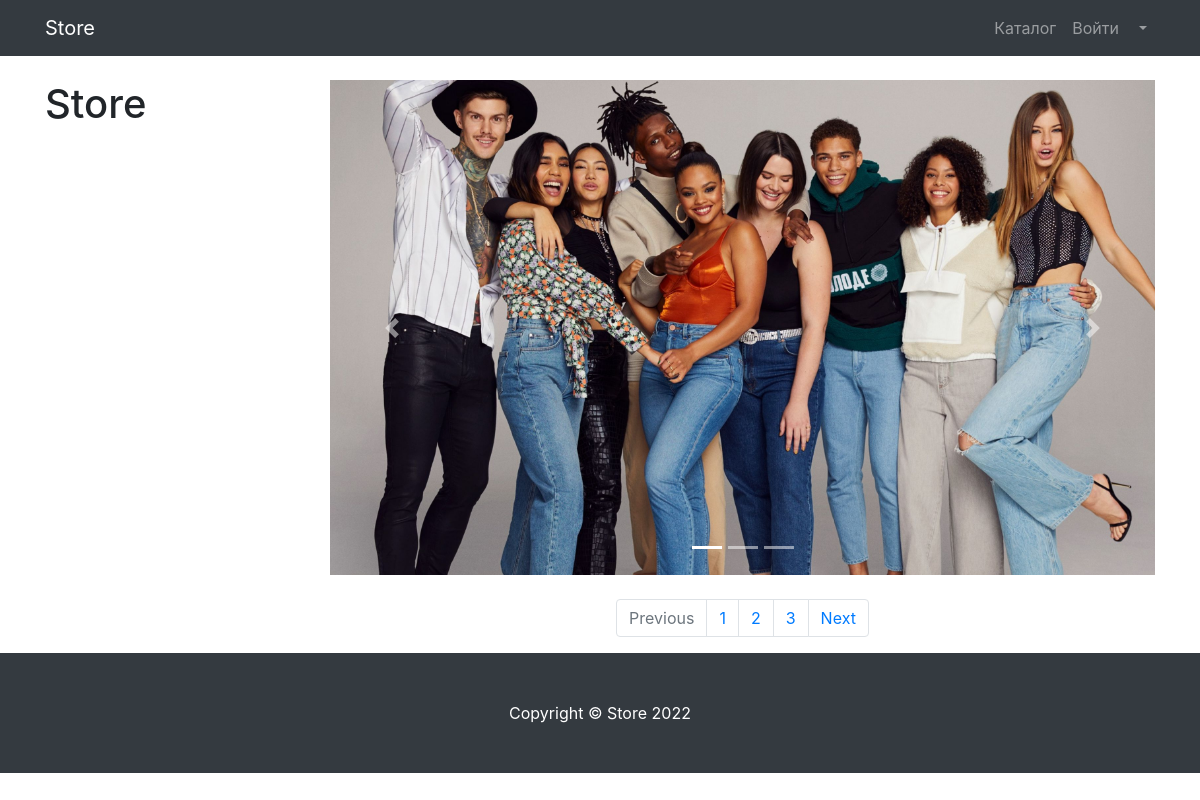
Before: /products/ with the older database file.
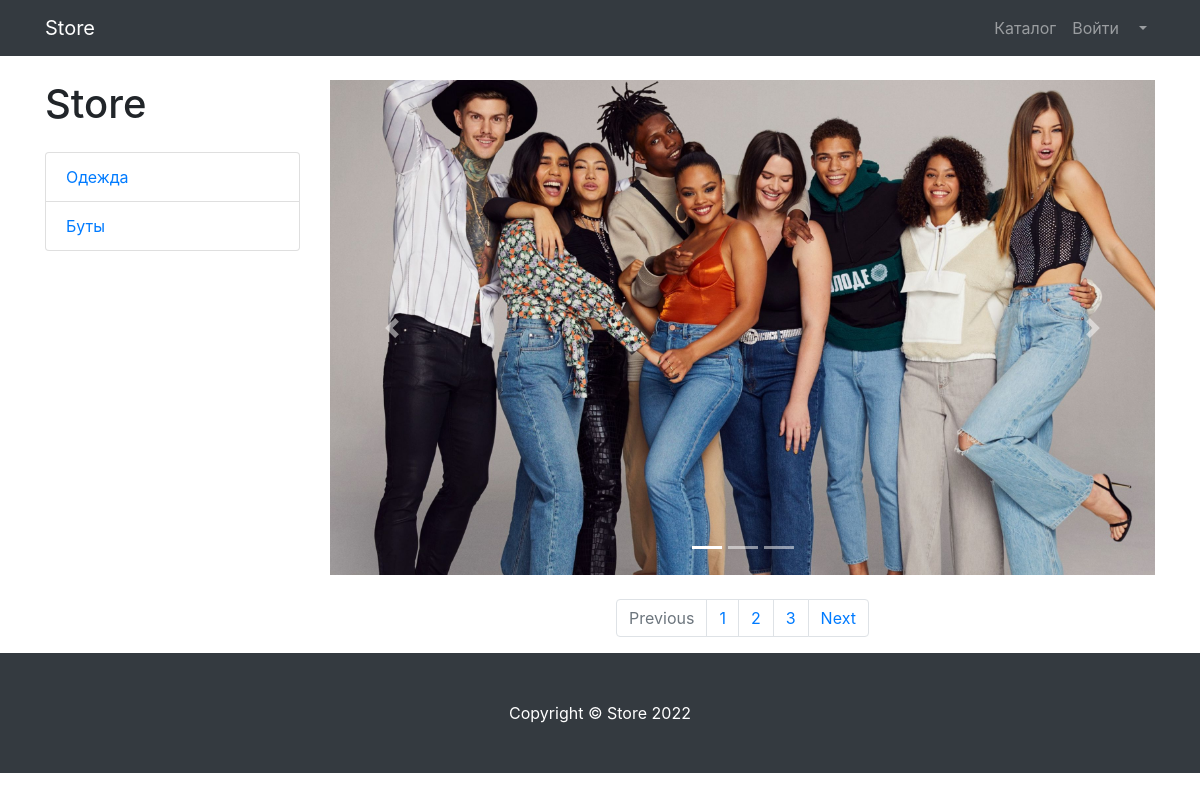
After: the same page with the newer database file.
### products/models.py (models this page shows, shortened)
class ProductCategory(models.Model):
    name = models.CharField(max_length=128, unique=True)
    description = models.TextField(null=True, blank=True)

### products/views.py (the view)
# urls.py: path('', products, name='index'),
def products(request):
    context = {
        'products': Product.objects.all(),
        'categories': ProductCategory.objects.all()
    }
    return render(request, 'products/products.html', context)

### products/templates/products/products.html (shortened to what this page needs)
{% extends 'products/base.html' %}
{% load static %}
{% block css %}
    <link href="{% static 'vendor/css/products.css' %}" rel="stylesheet">
{% endblock %}
{% block content %}
    <div class="container">
    <div class="row">
        <div class="col-lg-3">
            <h1 class="my-4">Store</h1>
            <div class="list-group">
                {% for category in categories %}
                    <a href="#" class="list-group-item">{{ category.name }}</a>
                {% endfor %}
            </div>
        </div>
        <div class="col-lg-9">
            <div id="carouselExampleIndicators" class="carousel slide my-4" data-ride="carousel">
                <ol class="carousel-indicators">
                    <li data-target="#carouselExampleIndicators" data-slide-to="0" class="active"></li>
                    <li data-target="#carouselExampleIndicators" data-slide-to="1"></li>
                    <li data-target="#carouselExampleIndicators" data-slide-to="2"></li>
                </ol>
                <div class="carousel-inner" role="listbox">
                    <div class="carousel-item active">
                        <img class="d-block img-fluid" src="/static/vendor/img/slides/slide-1.jpg" alt="First slide">
                    </div>
                </div>
                <a class="carousel-control-prev" href="#carouselExampleIndicators" role="button" data-slide="prev">
                    <span class="carousel-control-prev-icon" aria-hidden="true"></span>
                </a>
                <a class="carousel-control-next" href="#carouselExampleIndicators" role="button" data-slide="next">
                    <span class="carousel-control-next-icon" aria-hidden="true"></span>
                </a>
            </div>
            <nav aria-label="Page navigation example">
                <ul class="pagination justify-content-center">
                    <li class="page-item disabled">
                        <a class="page-link" href="#" tabindex="-1" aria-disabled="true">Previous</a>
                    </li>
                    <li class="page-item"><a class="page-link" href="#">1</a></li>
                    <li class="page-item"><a class="page-link" href="#">2</a></li>
                    <li class="page-item"><a class="page-link" href="#">3</a></li>
                    <li class="page-item">
                        <a class="page-link" href="#">Next</a>
                    </li>
                </ul>
            </nav>
        </div>
    </div>
</div>
{% endblock %}
{% block footer %}
    <footer class="py-5 bg-dark">
    <div class="container">
        <p class="m-0 text-center text-white">Copyright &copy; Store 2022</p>
    </div>
</footer>
{% endblock %}

Changed rows visible on the page:
added ProductCategory: name "Одежда"
added ProductCategory: name "Буты"
